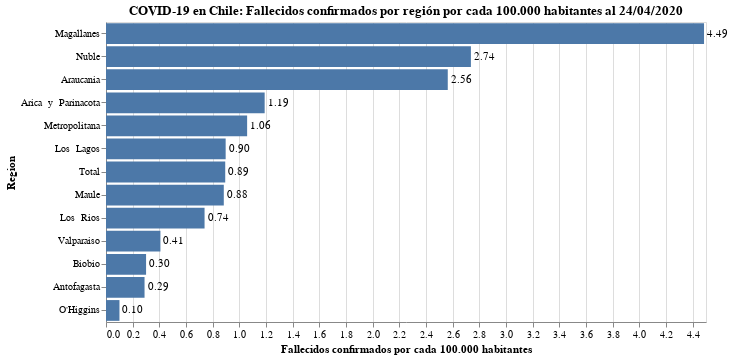

Source (notebook cell):
### Code cell
#hide_input
bars = alt.Chart(death_rate.reset_index()).mark_bar().encode(
    x = alt.X('Fallecidos:Q', axis=alt.Axis(title='Fallecidos confirmados por cada 100.000 habitantes')),
    y = alt.Y('Region:N', sort='-x'),
    tooltip = 'Fallecidos'
).properties(
    title=f'COVID-19 en Chile: Fallecidos confirmados por región por cada 100.000 habitantes al {today_es_format}'
)

text = bars.mark_text(
    align='left',
    baseline='middle',
    dx=3  # Nudges text to right so it doesn't appear on top of the bar
).encode(
    text=alt.Text('Fallecidos:Q', format=',.2f')
)

bars.configure_title(
    fontSize=20,
    font='Courier',
    anchor='start',
    color='gray'
)

(bars + text).properties(width=600, height=300)

### Figure 1 — Vega-Lite specification as saved in the notebook (floating-point values rounded to 4 significant figures)
{"config": {"view": {"continuousWidth": 400, "continuousHeight": 300}}, "layer": [{"mark": "bar", "encoding": {"tooltip": {"type": "quantitative", "field": "Fallecidos"}, "x": {"type": "quantitative", "axis": {"title": "Fallecidos confirmados por cada 100.000 habitantes"}, "field": "Fallecidos"}, "y": {"type": "nominal", "field": "Region", "sort": "-x"}}, "title": "COVID-19 en Chile: Fallecidos confirmados por región por cada 100.000 habitantes al 24/04/2020"}, {"mark": {"type": "text", "align": "left", "baseline": "middle", "dx": 3}, "encoding": {"text": {"type": "quantitative", "field": "Fallecidos", "format": ",.2f"}, "tooltip": {"type": "quantitative", "field": "Fallecidos"}, "x": {"type": "quantitative", "axis": {"title": "Fallecidos confirmados por cada 100.000 habitantes"}, "field": "Fallecidos"}, "y": {"type": "nominal", "field": "Region", "sort": "-x"}}, "title": "COVID-19 en Chile: Fallecidos confirmados por región por cada 100.000 habitantes al 24/04/2020"}], "data": {"name": "data-fce0555a0319a72ff5d346312c99e792"}, "height": 300, "width": 600, "$schema": "https://vega.github.io/schema/vega-lite/v4.8.1.json", "datasets": {"data-fce0555a0319a72ff5d346312c99e792": [{"Region": "O'Higgins", "Fallecidos": 0.1009}, {"Region": "Antofagasta", "Fallecidos": 0.2891}, {"Region": "Biobio", "Fallecidos": 0.3005}, {"Region": "Valparaiso", "Fallecidos": 0.4081}, {"Region": "Los  Rios", "Fallecidos": 0.7392}, {"Region": "Maule", "Fallecidos": 0.8834}, {"Region": "Total", "Fallecidos": 0.8942}, {"Region": "Los  Lagos", "Fallecidos": 0.8974}, {"Region": "Metropolitana", "Fallecidos": 1.058}, {"Region": "Arica  y  Parinacota", "Fallecidos": 1.19}, {"Region": "Araucania", "Fallecidos": 2.563}, {"Region": "Nuble", "Fallecidos": 2.737}, {"Region": "Magallanes", "Fallecidos": 4.485}]}}
